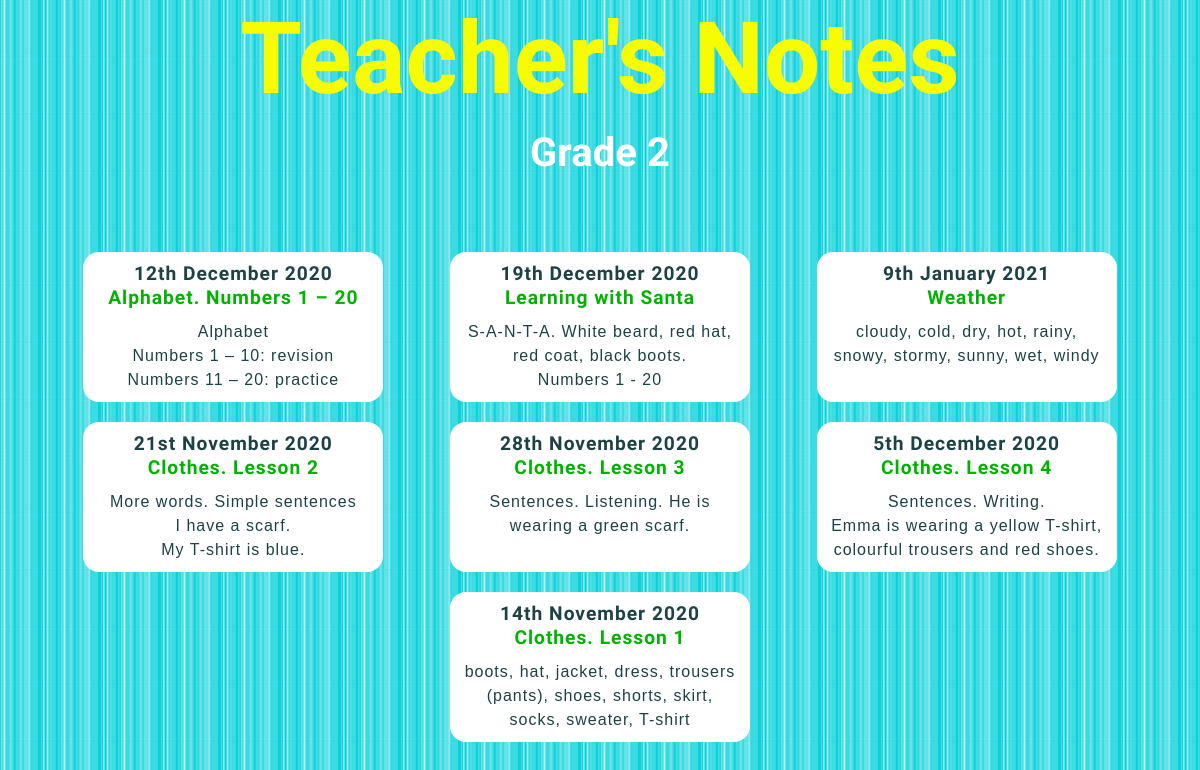
Page /blog/grade2/ on the committed database.
### blog/models.py (models this page shows, shortened)
class Grade2blogpost(models.Model):
    grade = models.CharField(max_length=10, default='Grade 2')
    date = models.DateField()
    title = models.TextField(max_length=200)
    intro = models.TextField(max_length=400, default='intro')
    description = models.TextField()
    image = models.ImageField(upload_to='blog/images/', default='blog/images/soon.png')
    file = models.FileField(upload_to='blog/downloads/', blank='True')
    credits = models.TextField(blank='True')

### blog/views.py (the view)
# urls.py: path('grade2/', views.view_all_grade2, name='url_all_grade2'),
def view_all_grade2(request):
    blogposts = Grade2blogpost.objects.order_by('-date')
    return render(request, 'blog/onegrade_2.html', {'blogposts': blogposts})

### blog/templates/blog/onegrade_2.html (shortened to what this page needs)
<!DOCTYPE html>
{% load static %}
<html lang="en">
<head>
    <link href="{% static 'blog/all_posts.css' %}" type="text/css" rel="stylesheet"/>
    <link href="{% static 'blog/queries.css' %}" type="text/css" rel="stylesheet"/>
</head>
<body>
<header>
    <h1>Teacher's Notes</h1>
    <h2>Grade 2</h2>
</header>
<section>
    <h3></h3>
    <div class="flex-container">
        {% for blogpost in blogposts %}
            <a class="button" href="{% url 'blog:url_one_grade2' blogpost.id %}">
                <h4>{{ blogpost.date|date:'jS F Y' }}</h4>
                <h5>{{ blogpost.title }}</h5>
                <p>{{ blogpost.intro|safe|truncatewords:20 }}</p></a>
        {% endfor %}
    </div>
</section>
</body>
</html>

### blog/static/blog/all_posts.css (style rules this page uses)
* { margin: 0; padding: 0; box-sizing: border-box; }
body { background-color: #0AD2DB; background-image: url(stripes_26.png); font-family: Arial, Helvetica, sans-serif; font-size: 16px; text-align: center; }
h1, h2, h3, h4, h5 { font-family: 'Dosis', sans-serif; }
h1 { font-size: 100px; color: #F8FC03; }
h2 { font-size: 40px; color: white; padding: 12px; }
h3 { font-size: 32px; color: #00868e; padding: 12px; margin-top: 20px; margin-bottom: 10px; }
h4 { font-size: 120%; }
h5 { font-size: 120%; color: #00b300; }
p { padding-top: 10px; }
a { color: #00868e; }
.button { border-radius: 16px; color: #1c4245; padding: 10px; text-decoration: none; display: inline-block; margin: 10px; line-height: 150%; letter-spacing: 1px; background-color: white; width: 300px; }
.flex-container { margin: auto; min-width: 200px; max-width: 1100px; display: -webkit-box; display: -ms-flexbox; display: flex; -ms-flex-wrap: wrap; flex-wrap: wrap; -ms-flex-pack: distribute; justify-content: space-around; padding-bottom: 5px; flex-direction: row-reverse; }

### rows in the picture
Grade2blogpost: date "9th January 2021", title "Weather", intro "cloudy, cold, dry, hot, rainy, snowy, stormy, sunny, wet, windy"
Grade2blogpost: date "19th December 2020", title "Learning with Santa", intro "S-A-N-T-A. White beard, red hat, red coat, black boots. Numbers 1 - 20"
Grade2blogpost: date "12th December 2020", title "Alphabet. Numbers 1 – 20", intro "Alphabet Numbers 1 – 10: revision Numbers 11 – 20: practice"
Grade2blogpost: date "5th December 2020", title "Clothes. Lesson 4", intro "Sentences. Writing. Emma is wearing a yellow T-shirt, colourful trousers and red shoes."
Grade2blogpost: date "28th November 2020", title "Clothes. Lesson 3", intro "Sentences. Listening. He is wearing a green scarf."
Grade2blogpost: date "21st November 2020", title "Clothes. Lesson 2", intro "More words. Simple sentences I have a scarf. My T-shirt is blue."
Grade2blogpost: date "14th November 2020", title "Clothes. Lesson 1", intro "boots, hat, jacket, dress, trousers (pants), shoes, shorts, skirt, socks, sweater, T-shirt"
